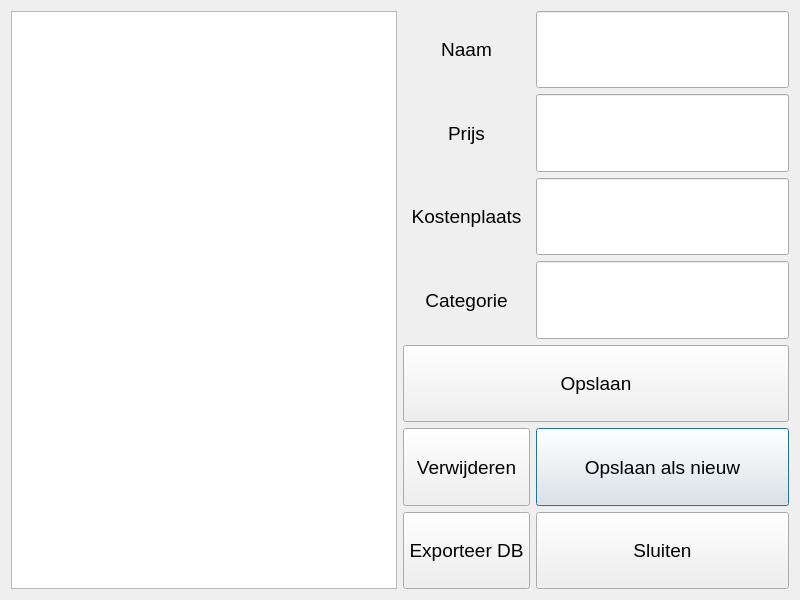
<?xml version="1.0" encoding="UTF-8"?>
<ui version="4.0">
 <class>Dialog</class>
 <widget class="QDialog" name="Dialog">
  <property name="geometry">
   <rect>
    <x>0</x>
    <y>0</y>
    <width>800</width>
    <height>600</height>
   </rect>
  </property>
  <property name="windowTitle">
   <string>Producten</string>
  </property>
  <layout class="QHBoxLayout" name="horizontalLayout">
   <item>
    <widget class="QTreeView" name="treeView">
     <property name="editTriggers">
      <set>QAbstractItemView::NoEditTriggers</set>
     </property>
     <property name="rootIsDecorated">
      <bool>false</bool>
     </property>
    </widget>
   </item>
   <item>
    <layout class="QGridLayout" name="gridLayout_2" columnstretch="1,2">
     <item row="5" column="0">
      <widget class="QLabel" name="categoryLabel">
       <property name="font">
        <font>
         <pointsize>14</pointsize>
        </font>
       </property>
       <property name="text">
        <string>Categorie</string>
       </property>
       <property name="alignment">
        <set>Qt::AlignCenter</set>
       </property>
      </widget>
     </item>
     <item row="1" column="1">
      <widget class="QLineEdit" name="nameLineEdit">
       <property name="sizePolicy">
        <sizepolicy hsizetype="Expanding" vsizetype="Expanding">
         <horstretch>0</horstretch>
         <verstretch>0</verstretch>
        </sizepolicy>
       </property>
       <property name="font">
        <font>
         <pointsize>14</pointsize>
        </font>
       </property>
      </widget>
     </item>
     <item row="3" column="1">
      <widget class="QLineEdit" name="groupLineEdit">
       <property name="sizePolicy">
        <sizepolicy hsizetype="Expanding" vsizetype="Expanding">
         <horstretch>0</horstretch>
         <verstretch>0</verstretch>
        </sizepolicy>
       </property>
       <property name="font">
        <font>
         <pointsize>14</pointsize>
        </font>
       </property>
      </widget>
     </item>
     <item row="1" column="0">
      <widget class="QLabel" name="nameLabel">
       <property name="font">
        <font>
         <pointsize>14</pointsize>
        </font>
       </property>
       <property name="text">
        <string>Naam</string>
       </property>
       <property name="alignment">
        <set>Qt::AlignCenter</set>
       </property>
      </widget>
     </item>
     <item row="8" column="1">
      <widget class="QPushButton" name="newButton">
       <property name="sizePolicy">
        <sizepolicy hsizetype="Minimum" vsizetype="Expanding">
         <horstretch>0</horstretch>
         <verstretch>0</verstretch>
        </sizepolicy>
       </property>
       <property name="font">
        <font>
         <pointsize>14</pointsize>
        </font>
       </property>
       <property name="text">
        <string>Opslaan als nieuw</string>
       </property>
      </widget>
     </item>
     <item row="10" column="1">
      <widget class="QPushButton" name="quitButton">
       <property name="sizePolicy">
        <sizepolicy hsizetype="Minimum" vsizetype="Expanding">
         <horstretch>0</horstretch>
         <verstretch>0</verstretch>
        </sizepolicy>
       </property>
       <property name="font">
        <font>
         <pointsize>14</pointsize>
        </font>
       </property>
       <property name="text">
        <string>Sluiten</string>
       </property>
      </widget>
     </item>
     <item row="8" column="0">
      <widget class="QPushButton" name="deleteButton">
       <property name="sizePolicy">
        <sizepolicy hsizetype="Minimum" vsizetype="Expanding">
         <horstretch>0</horstretch>
         <verstretch>0</verstretch>
        </sizepolicy>
       </property>
       <property name="font">
        <font>
         <pointsize>14</pointsize>
        </font>
       </property>
       <property name="text">
        <string>Verwijderen</string>
       </property>
      </widget>
     </item>
     <item row="6" column="0" colspan="2">
      <widget class="QPushButton" name="saveButton">
       <property name="sizePolicy">
        <sizepolicy hsizetype="Minimum" vsizetype="Expanding">
         <horstretch>0</horstretch>
         <verstretch>0</verstretch>
        </sizepolicy>
       </property>
       <property name="font">
        <font>
         <pointsize>14</pointsize>
        </font>
       </property>
       <property name="text">
        <string>Opslaan</string>
       </property>
      </widget>
     </item>
     <item row="2" column="0">
      <widget class="QLabel" name="priceLabel">
       <property name="font">
        <font>
         <pointsize>14</pointsize>
        </font>
       </property>
       <property name="text">
        <string>Prijs</string>
       </property>
       <property name="alignment">
        <set>Qt::AlignCenter</set>
       </property>
      </widget>
     </item>
     <item row="2" column="1">
      <widget class="QLineEdit" name="priceLineEdit">
       <property name="sizePolicy">
        <sizepolicy hsizetype="Expanding" vsizetype="Expanding">
         <horstretch>0</horstretch>
         <verstretch>0</verstretch>
        </sizepolicy>
       </property>
       <property name="font">
        <font>
         <pointsize>14</pointsize>
        </font>
       </property>
      </widget>
     </item>
     <item row="3" column="0">
      <widget class="QLabel" name="groupLabel">
       <property name="font">
        <font>
         <pointsize>14</pointsize>
        </font>
       </property>
       <property name="text">
        <string>Kostenplaats</string>
       </property>
       <property name="alignment">
        <set>Qt::AlignCenter</set>
       </property>
      </widget>
     </item>
     <item row="5" column="1">
      <widget class="QLineEdit" name="categoryLineEdit">
       <property name="sizePolicy">
        <sizepolicy hsizetype="Expanding" vsizetype="Expanding">
         <horstretch>0</horstretch>
         <verstretch>0</verstretch>
        </sizepolicy>
       </property>
       <property name="font">
        <font>
         <pointsize>14</pointsize>
        </font>
       </property>
      </widget>
     </item>
     <item row="10" column="0">
      <widget class="QPushButton" name="exportButton">
       <property name="sizePolicy">
        <sizepolicy hsizetype="Minimum" vsizetype="Expanding">
         <horstretch>0</horstretch>
         <verstretch>0</verstretch>
        </sizepolicy>
       </property>
       <property name="font">
        <font>
         <pointsize>14</pointsize>
        </font>
       </property>
       <property name="text">
        <string>Exporteer DB</string>
       </property>
      </widget>
     </item>
    </layout>
   </item>
  </layout>
 </widget>
 <resources/>
 <connections/>
</ui>
